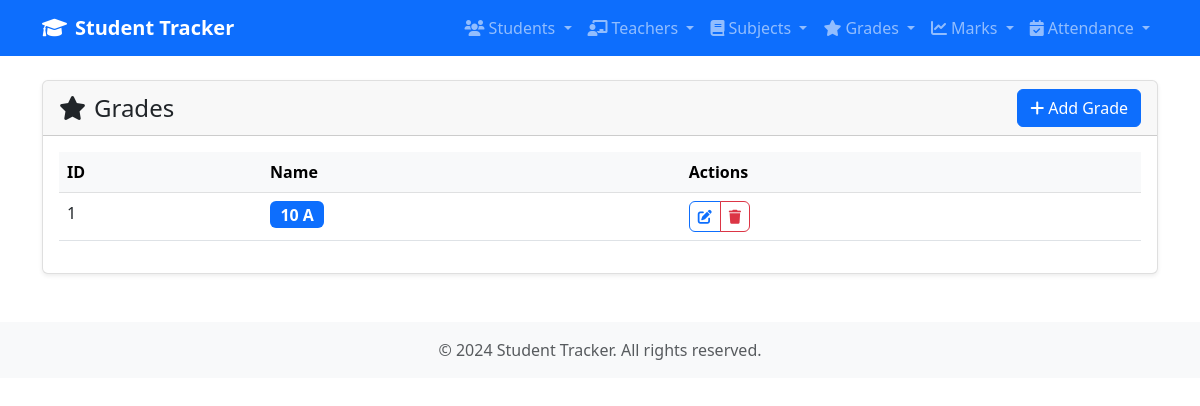
The page /grade/ on the database as committed earlier.
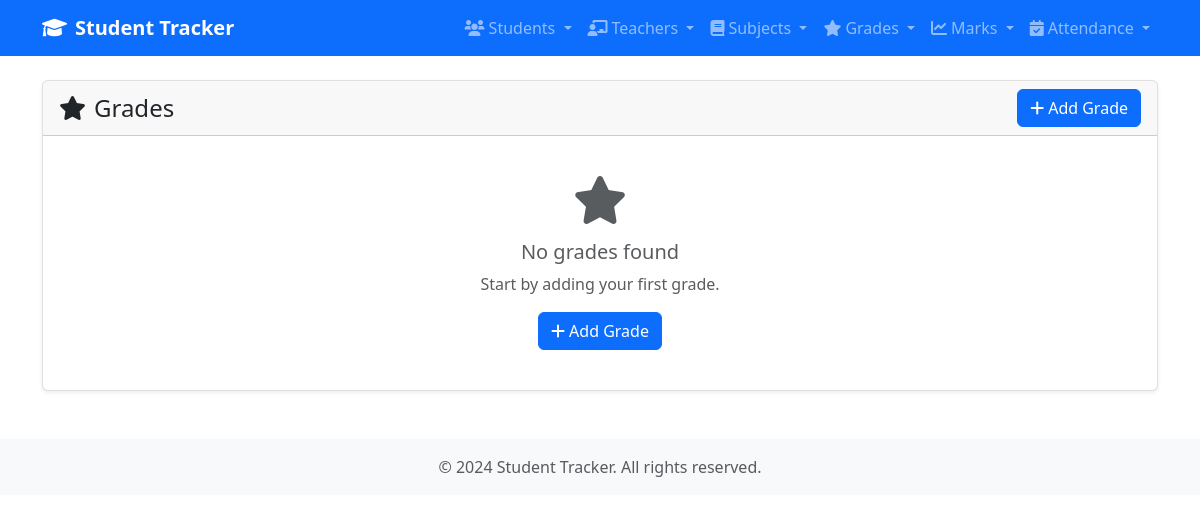
The same page on the database as committed later.
### tracker/models.py (models this page shows, shortened)
class Grade(models.Model):
    name = models.CharField(max_length=20)

### tracker/views.py (the view)
# urls.py: path('grade/', GradeListView.as_view(), name='grade-list'),
class GradeListView(ListView):
    model = Grade
    template_name = 'tracker/grade_list.html'
    context_object_name = 'grades'

### tracker/templates/tracker/grade_list.html (shortened to what this page needs)
{% extends 'tracker/base.html' %}
{% block content %}
<div class="row">
    <div class="col-12">
        <div class="card">
            <div class="card-header d-flex justify-content-between align-items-center">
                <h4 class="mb-0">
                    <i class="fas fa-star me-2"></i>Grades
                </h4>
                <a href="{% url 'grade-create' %}" class="btn btn-primary">
                    <i class="fas fa-plus me-1"></i>Add Grade
                </a>
            </div>
            <div class="card-body">
                {% if grades %}
                    <div class="table-responsive">
                        <table class="table table-hover">
                            <thead class="table-light">
                                <tr>
                                    <th>ID</th>
                                    <th>Name</th>
                                    <th>Actions</th>
                                </tr>
                            </thead>
                            <tbody>
                                {% for grade in grades %}
                                <tr>
                                    <td>{{ grade.id }}</td>
                                    <td>
                                        <span class="badge bg-primary fs-6">{{ grade.name }}</span>
                                    </td>
                                    <td>
                                        <div class="btn-group" role="group">
                                            <a href="{% url 'grade-update' grade.pk %}" class="btn btn-sm btn-outline-primary" title="Edit">
                                                <i class="fas fa-edit"></i>
                                            </a>
                                            <a href="{% url 'grade-delete' grade.pk %}" class="btn btn-sm btn-outline-danger" title="Delete">
                                                <i class="fas fa-trash"></i>
                                            </a>
                                        </div>
                                    </td>
                                </tr>
                                {% endfor %}
                            </tbody>
                        </table>
                    </div>
                {% else %}
                    <div class="text-center py-4">
                        <i class="fas fa-star fa-3x text-muted mb-3"></i>
                        <h5 class="text-muted">No grades found</h5>
                        <p class="text-muted">Start by adding your first grade.</p>
                        <a href="{% url 'grade-create' %}" class="btn btn-primary">
                            <i class="fas fa-plus me-1"></i>Add Grade
                        </a>
                    </div>
                {% endif %}
            </div>
        </div>
    </div>
</div>
{% endblock %}

Rows that differ between the two databases and show on the page:
removed Grade: id "1", name "10 A"
Other text that changed with them:
text no longer shown: "ID Name Actions"
text now shown: "No grades found Start by adding your first grade. Add Grade"
